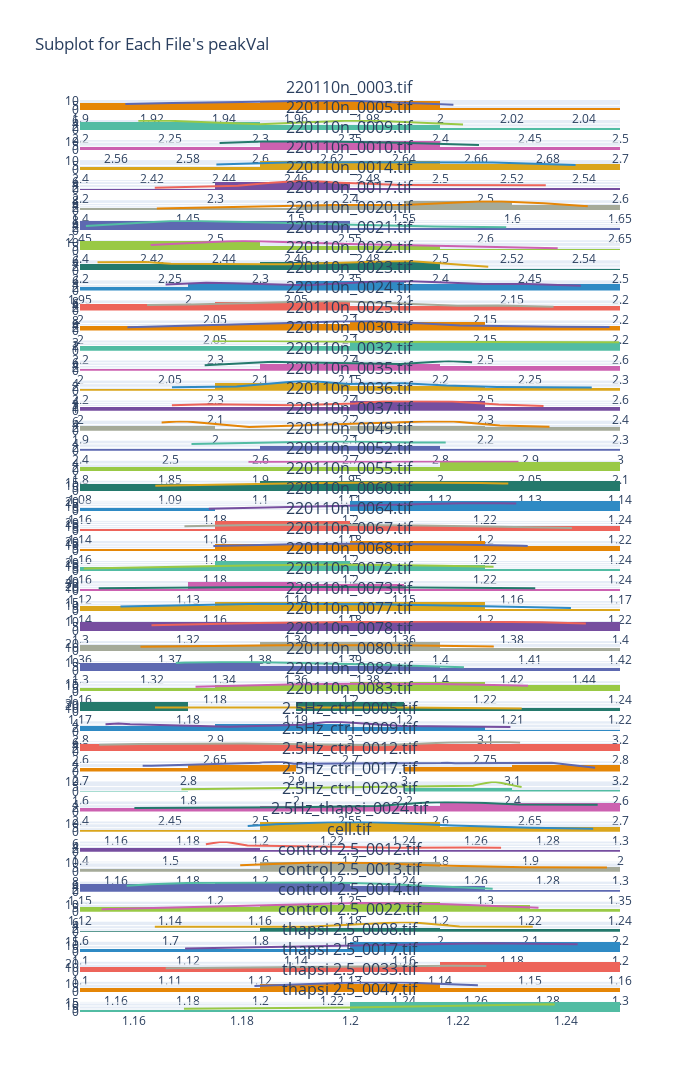

The notebook cell saved with this chart:
### Code cell
filenames = dfMaster.file.unique()
fig = make_subplots(
    rows=len(filenames), cols=1, subplot_titles=filenames
)  # Two columns creates staggering problems with plots

for index, file in enumerate(dfMaster.file.unique()):
    dfFile = dfMaster.loc[dfMaster["file"] == file]
    subset = dfFile["peakVal"]
    plotdf = pd.DataFrame({"subset": subset}).reset_index(drop=True)

    # KDE
    subset = subset.to_numpy().reshape(-1, 1)

    # Picking different bandwidth values, 0.01 -0.025 seems to yield meaningful results
    kde = KernelDensity(kernel="gaussian", bandwidth=0.02).fit(subset)
    log_dens = np.array(np.exp(kde.score_samples(subset))).reshape(-1, 1)
    plotdf["log_dens"] = log_dens
    plotdf = plotdf.sort_values(by=["subset"])

    fig.append_trace(
        go.Histogram(
            x=plotdf["subset"],
            histnorm="probability density",
            name=dfFile.condition.unique()[0],
        ),
        row=index + 1,
        col=1,
    )
    fig.append_trace(
        go.Scatter(
            x=plotdf["subset"], y=plotdf["log_dens"], mode="lines", name="Gaussian KDE"
        ),
        row=index + 1,
        col=1,
    )


fig.update_layout(
    height=7500,
    width=700,
    showlegend=False,
    colorway=px.colors.qualitative.Vivid,
    title_text="Subplot for Each File's peakVal",
)
fig.show()
display(dfFile)

### Figure 1 — Plotly figure (JSON) as saved in the notebook; plotly's stock layout.template omitted (floating-point values rounded to 4 significant figures)
{"data": [{"histnorm": "probability density", "name": "Control", "type": "histogram", "x": [1.913, 1.915, 1.926, 1.945, 1.965, 1.966, 1.968, 1.976, 2.0, 2.004], "xaxis": "x", "yaxis": "y"}, {"mode": "lines", "name": "Gaussian KDE", "type": "scatter", "x": [1.913, 1.915, 1.926, 1.945, 1.965, 1.966, 1.968, 1.976, 2.0, 2.004], "xaxis": "x", "y": [6.308, 6.637, 7.467, 8.514, 10.07, 10.1, 10.11, 9.769, 6.484, 5.768], "yaxis": "y"}, {"histnorm": "probability density", "name": "Control", "type": "histogram", "x": [2.232, 2.246, 2.3, 2.347, 2.364, 2.413], "xaxis": "x2", "yaxis": "y2"}, {"mode": "lines", "name": "Gaussian KDE", "type": "scatter", "x": [2.232, 2.246, 2.3, 2.347, 2.364, 2.413], "xaxis": "x2", "y": [5.944, 6.028, 3.647, 5.879, 5.853, 3.508], "yaxis": "y2"}, {"histnorm": "probability density", "name": "Control", "type": "histogram", "x": [2.589, 2.601, 2.618, 2.639, 2.661], "xaxis": "x3", "yaxis": "y3"}, {"mode": "lines", "name": "Gaussian KDE", "type": "scatter", "x": [2.589, 2.601, 2.618, 2.639, 2.661], "xaxis": "x3", "y": [8.853, 10.73, 10.8, 9.331, 6.646], "yaxis": "y3"}, {"histnorm": "probability density", "name": "Control", "type": "histogram", "x": [2.438, 2.457, 2.476, 2.498, 2.515, 2.538], "xaxis": "x4", "yaxis": "y4"}, {"mode": "lines", "name": "Gaussian KDE", "type": "scatter", "x": [2.438, 2.457, 2.476, 2.498, 2.515, 2.538], "xaxis": "x4", "y": [5.996, 7.984, 8.318, 8.413, 7.992, 5.552], "yaxis": "y4"}, {"histnorm": "probability density", "name": "Control", "type": "histogram", "x": [2.255, 2.317, 2.341, 2.355, 2.366, 2.383, 2.388, 2.433, 2.437, 2.536, 2.545], "xaxis": "x5", "yaxis": "y5"}, {"mode": "lines", "name": "Gaussian KDE", "type": "scatter", "x": [2.255, 2.317, 2.341, 2.355, 2.366, 2.383, 2.388, 2.433, 2.437, 2.536, 2.545], "xaxis": "x5", "y": [1.83, 3.07, 5.258, 6.294, 6.642, 5.954, 5.458, 3.814, 3.727, 3.462, 3.462], "yaxis": "y5"}, {"histnorm": "probability density", "name": "Control", "type": "histogram", "x": [1.436, 1.495, 1.507, 1.518, 1.55, 1.565, 1.58, 1.584, 1.595, 1.608, 1.615, 1.635], "xaxis": "x6", "yaxis": "y6"}, {"mode": "lines", "name": "Gaussian KDE", "type": "scatter", "x": [1.436, 1.495, 1.507, 1.518, 1.55, 1.565, 1.58, 1.584, 1.595, 1.608, 1.615, 1.635], "xaxis": "x6", "y": [1.685, 4.006, 4.68, 4.537, 4.69, 6.117, 7.371, 7.575, 7.622, 6.904, 6.243, 3.645], "yaxis": "y6"}, {"histnorm": "probability density", "name": "Control", "type": "histogram", "x": [2.452, 2.478, 2.483, 2.49, 2.502, 2.519, 2.534, 2.547, 2.581, 2.608], "xaxis": "x7", "yaxis": "y7"}, {"mode": "lines", "name": "Gaussian KDE", "type": "scatter", "x": [2.452, 2.478, 2.483, 2.49, 2.502, 2.519, 2.534, 2.547, 2.581, 2.608], "xaxis": "x7", "y": [3.87, 7.725, 8.197, 8.465, 8.123, 7.005, 6.071, 5.077, 3.426, 2.819], "yaxis": "y7"}, {"histnorm": "probability density", "name": "Control", "type": "histogram", "x": [2.42, 2.439, 2.441, 2.445, 2.446, 2.45, 2.475, 2.49, 2.496, 2.533], "xaxis": "x8", "yaxis": "y8"}, {"mode": "lines", "name": "Gaussian KDE", "type": "scatter", "x": [2.42, 2.439, 2.441, 2.445, 2.446, 2.45, 2.475, 2.49, 2.496, 2.533], "xaxis": "x8", "y": [6.753, 11.25, 11.45, 11.6, 11.59, 11.44, 7.949, 6.411, 5.787, 2.588], "yaxis": "y8"}, {"histnorm": "probability density", "name": "Control", "type": "histogram", "x": [2.21, 2.211, 2.236, 2.25, 2.308, 2.316, 2.374, 2.378, 2.383, 2.427], "xaxis": "x9", "yaxis": "y9"}, {"mode": "lines", "name": "Gaussian KDE", "type": "scatter", "x": [2.21, 2.211, 2.236, 2.25, 2.308, 2.316, 2.374, 2.378, 2.383, 2.427], "xaxis": "x9", "y": [5.052, 5.152, 5.26, 4.134, 3.892, 3.902, 5.822, 6.004, 5.92, 2.342], "yaxis": "y9"}, {"histnorm": "probability density", "name": "Control", "type": "histogram", "x": [1.99, 2.008, 2.021, 2.055, 2.09, 2.096, 2.104, 2.137, 2.157, 2.182], "xaxis": "x10", "yaxis": "y10"}, {"mode": "lines", "name": "Gaussian KDE", "type": "scatter", "x": [1.99, 2.008, 2.021, 2.055, 2.09, 2.096, 2.104, 2.137, 2.157, 2.182], "xaxis": "x10", "y": [3.873, 5.051, 4.695, 3.395, 6.023, 6.249, 6.055, 4.215, 4.184, 3.097], "yaxis": "y10"}, {"histnorm": "probability density", "name": "Control", "type": "histogram", "x": [2.025, 2.032, 2.041, 2.079, 2.085, 2.092, 2.098, 2.104, 2.14, 2.155, 2.175], "xaxis": "x11", "yaxis": "y11"}, {"mode": "lines", "name": "Gaussian KDE", "type": "scatter", "x": [2.025, 2.032, 2.041, 2.079, 2.085, 2.092, 2.098, 2.104, 2.14, 2.155, 2.175], "xaxis": "x11", "y": [4.917, 5.366, 5.358, 7.465, 8.141, 8.437, 8.134, 7.507, 4.256, 4.368, 3.273], "yaxis": "y11"}, {"histnorm": "probability density", "name": "Control", "type": "histogram", "x": [2.018, 2.046, 2.058, 2.085, 2.096, 2.103, 2.108, 2.121, 2.141, 2.177, 2.196], "xaxis": "x12", "yaxis": "y12"}, {"mode": "lines", "name": "Gaussian KDE", "type": "scatter", "x": [2.018, 2.046, 2.058, 2.085, 2.096, 2.103, 2.108, 2.121, 2.141, 2.177, 2.196], "xaxis": "x12", "y": [2.738, 4.405, 4.809, 6.884, 7.92, 8.177, 8.068, 6.895, 4.274, 3.351, 2.996], "yaxis": "y12"}, {"histnorm": "probability density", "name": "Control", "type": "histogram", "x": [2.298, 2.338, 2.406, 2.457, 2.536, 2.599], "xaxis": "x13", "yaxis": "y13"}, {"mode": "lines", "name": "Gaussian KDE", "type": "scatter", "x": [2.298, 2.338, 2.406, 2.457, 2.536, 2.599], "xaxis": "x13", "y": [3.784, 3.795, 3.455, 3.446, 3.348, 3.347], "yaxis": "y13"}, {"histnorm": "probability density", "name": "Control", "type": "histogram", "x": [2.069, 2.107, 2.117, 2.178, 2.205, 2.218], "xaxis": "x14", "yaxis": "y14"}, {"mode": "lines", "name": "Gaussian KDE", "type": "scatter", "x": [2.069, 2.107, 2.117, 2.178, 2.205, 2.218], "xaxis": "x14", "y": [4.067, 6.825, 6.49, 5.206, 7.385, 6.473], "yaxis": "y14"}, {"histnorm": "probability density", "name": "Control", "type": "histogram", "x": [2.268, 2.316, 2.353, 2.364, 2.373, 2.399, 2.433, 2.439, 2.471, 2.509, 2.579], "xaxis": "x15", "yaxis": "y15"}, {"mode": "lines", "name": "Gaussian KDE", "type": "scatter", "x": [2.268, 2.316, 2.353, 2.364, 2.373, 2.399, 2.433, 2.439, 2.471, 2.509, 2.579], "xaxis": "x15", "y": [1.917, 2.388, 4.897, 5.499, 5.377, 3.782, 4.267, 4.283, 2.918, 2.134, 1.817], "yaxis": "y15"}, {"histnorm": "probability density", "name": "Control", "type": "histogram", "x": [2.068, 2.095, 2.128, 2.158, 2.204, 2.225, 2.238, 2.271, 2.276, 2.31, 2.343], "xaxis": "x16", "yaxis": "y16"}, {"mode": "lines", "name": "Gaussian KDE", "type": "scatter", "x": [2.068, 2.095, 2.128, 2.158, 2.204, 2.225, 2.238, 2.271, 2.276, 2.31, 2.343], "xaxis": "x16", "y": [2.553, 3.018, 2.884, 2.546, 3.434, 4.539, 4.497, 4.449, 4.369, 2.934, 2.28], "yaxis": "y16"}, {"histnorm": "probability density", "name": "Control", "type": "histogram", "x": [1.96, 1.974, 1.979, 2.025, 2.161, 2.161, 2.177, 2.211, 2.248], "xaxis": "x17", "yaxis": "y17"}, {"mode": "lines", "name": "Gaussian KDE", "type": "scatter", "x": [1.96, 1.974, 1.979, 2.025, 2.161, 2.161, 2.177, 2.211, 2.248], "xaxis": "x17", "y": [5.395, 6.194, 5.929, 2.471, 6.169, 6.169, 6.007, 3.344, 2.633], "yaxis": "y17"}, {"histnorm": "probability density", "name": "Control", "type": "histogram", "x": [2.524, 2.661, 2.688, 2.77, 2.806], "xaxis": "x18", "yaxis": "y18"}, {"mode": "lines", "name": "Gaussian KDE", "type": "scatter", "x": [2.524, 2.661, 2.688, 2.77, 2.806], "xaxis": "x18", "y": [3.989, 5.527, 5.528, 4.737, 4.736], "yaxis": "y18"}, {"histnorm": "probability density", "name": "Control", "type": "histogram", "x": [1.894, 1.938, 2.003, 2.044], "xaxis": "x19", "yaxis": "y19"}, {"mode": "lines", "name": "Gaussian KDE", "type": "scatter", "x": [1.894, 1.938, 2.003, 2.044], "xaxis": "x19", "y": [5.422, 5.446, 5.653, 5.629], "yaxis": "y19"}, {"histnorm": "probability density", "name": "Thapsigargin", "type": "histogram", "x": [1.088, 1.09, 1.095, 1.106, 1.115, 1.117, 1.119, 1.125, 1.127, 1.127, 1.128], "xaxis": "x20", "yaxis": "y20"}, {"mode": "lines", "name": "Gaussian KDE", "type": "scatter", "x": [1.088, 1.09, 1.095, 1.106, 1.115, 1.117, 1.119, 1.125, 1.127, 1.127, 1.128], "xaxis": "x20", "y": [9.667, 10.3, 12.05, 14.9, 15.88, 15.85, 15.69, 14.84, 14.22, 14.19, 14.06], "yaxis": "y20"}, {"histnorm": "probability density", "name": "Thapsigargin", "type": "histogram", "x": [1.179, 1.216, 1.216, 1.217, 1.222, 1.224, 1.225], "xaxis": "x21", "yaxis": "y21"}, {"mode": "lines", "name": "Gaussian KDE", "type": "scatter", "x": [1.179, 1.216, 1.216, 1.217, 1.222, 1.224, 1.225], "xaxis": "x21", "y": [5.12, 17.0, 17.01, 17.08, 16.95, 16.73, 16.54], "yaxis": "y21"}, {"histnorm": "probability density", "name": "Thapsigargin", "type": "histogram", "x": [1.155, 1.165, 1.165, 1.165, 1.175, 1.183, 1.19, 1.2, 1.213], "xaxis": "x22", "yaxis": "y22"}, {"mode": "lines", "name": "Gaussian KDE", "type": "scatter", "x": [1.155, 1.165, 1.165, 1.165, 1.175, 1.183, 1.19, 1.2, 1.213], "xaxis": "x22", "y": [11.04, 13.59, 13.66, 13.69, 14.53, 13.86, 12.61, 10.19, 6.739], "yaxis": "y22"}, {"histnorm": "probability density", "name": "Thapsigargin", "type": "histogram", "x": [1.18, 1.183, 1.191, 1.192, 1.201, 1.207, 1.211, 1.215, 1.225, 1.226], "xaxis": "x23", "yaxis": "y23"}, {"mode": "lines", "name": "Gaussian KDE", "type": "scatter", "x": [1.18, 1.183, 1.191, 1.192, 1.201, 1.207, 1.211, 1.215, 1.225, 1.226], "xaxis": "x23", "y": [10.57, 11.51, 13.78, 13.91, 15.04, 14.94, 14.39, 13.69, 10.8, 10.49], "yaxis": "y23"}, {"histnorm": "probability density", "name": "Thapsigargin", "type": "histogram", "x": [1.161, 1.176, 1.181, 1.187, 1.196, 1.197, 1.198, 1.206, 1.214, 1.215, 1.221], "xaxis": "x24", "yaxis": "y24"}, {"mode": "lines", "name": "Gaussian KDE", "type": "scatter", "x": [1.161, 1.176, 1.181, 1.187, 1.196, 1.197, 1.198, 1.206, 1.214, 1.215, 1.221], "xaxis": "x24", "y": [6.277, 10.93, 12.38, 13.64, 14.73, 14.74, 14.75, 14.14, 12.45, 11.93, 9.998], "yaxis": "y24"}, {"histnorm": "probability density", "name": "Thapsigargin", "type": "histogram", "x": [1.122, 1.132, 1.135, 1.137, 1.137, 1.144, 1.147, 1.15, 1.158, 1.162], "xaxis": "x25", "yaxis": "y25"}, {"mode": "lines", "name": "Gaussian KDE", "type": "scatter", "x": [1.122, 1.132, 1.135, 1.137, 1.137, 1.144, 1.147, 1.15, 1.158, 1.162], "xaxis": "x25", "y": [11.63, 15.62, 16.35, 16.66, 16.66, 17.02, 16.72, 16.24, 13.5, 11.96], "yaxis": "y25"}, {"histnorm": "probability density", "name": "Thapsigargin", "type": "histogram", "x": [1.146, 1.157, 1.163, 1.163, 1.166, 1.167, 1.184, 1.186, 1.189, 1.196, 1.213], "xaxis": "x26", "yaxis": "y26"}, {"mode": "lines", "name": "Gaussian KDE", "type": "scatter", "x": [1.146, 1.157, 1.163, 1.163, 1.166, 1.167, 1.184, 1.186, 1.189, 1.196, 1.213], "xaxis": "x26", "y": [8.856, 12.12, 13.39, 13.5, 13.9, 13.96, 13.13, 12.64, 12.18, 10.29, 5.863], "yaxis": "y26"}, {"histnorm": "probability density", "name": "Thapsigargin", "type": "histogram", "x": [1.313, 1.333, 1.35, 1.368, 1.386, 1.394], "xaxis": "x27", "yaxis": "y27"}, {"mode": "lines", "name": "Gaussian KDE", "type": "scatter", "x": [1.313, 1.333, 1.35, 1.368, 1.386, 1.394], "xaxis": "x27", "y": [6.1, 8.601, 9.481, 10.0, 9.376, 8.132], "yaxis": "y27"}, {"histnorm": "probability density", "name": "Thapsigargin", "type": "histogram", "x": [1.367, 1.375, 1.383, 1.395, 1.398, 1.406], "xaxis": "x28", "yaxis": "y28"}, {"mode": "lines", "name": "Gaussian KDE", "type": "scatter", "x": [1.367, 1.375, 1.383, 1.395, 1.398, 1.406], "xaxis": "x28", "y": [11.49, 14.26, 15.78, 15.45, 14.98, 12.43], "yaxis": "y28"}, {"histnorm": "probability density", "name": "Thapsigargin", "type": "histogram", "x": [1.327, 1.329, 1.345, 1.362, 1.377, 1.407], "xaxis": "x29", "yaxis": "y29"}, {"mode": "lines", "name": "Gaussian KDE", "type": "scatter", "x": [1.327, 1.329, 1.345, 1.362, 1.377, 1.407], "xaxis": "x29", "y": [9.626, 10.09, 11.13, 9.883, 8.153, 4.79], "yaxis": "y29"}, {"histnorm": "probability density", "name": "Thapsigargin", "type": "histogram", "x": [1.177, 1.188, 1.192, 1.202, 1.209, 1.213, 1.223, 1.226], "xaxis": "x30", "yaxis": "y30"}, {"mode": "lines", "name": "Gaussian KDE", "type": "scatter", "x": [1.177, 1.188, 1.192, 1.202, 1.209, 1.213, 1.223, 1.226], "xaxis": "x30", "y": [9.184, 12.46, 13.6, 14.91, 14.84, 14.34, 11.94, 10.91], "yaxis": "y30"}, {"histnorm": "probability density", "name": "Thapsigargin", "type": "histogram", "x": [1.177, 1.177, 1.179, 1.19, 1.191, 1.192, 1.2, 1.211], "xaxis": "x31", "yaxis": "y31"}, {"mode": "lines", "name": "Gaussian KDE", "type": "scatter", "x": [1.177, 1.177, 1.179, 1.19, 1.191, 1.192, 1.2, 1.211], "xaxis": "x31", "y": [15.21, 15.23, 15.88, 17.29, 17.25, 17.18, 15.37, 11.05], "yaxis": "y31"}, {"histnorm": "probability density", "name": "Control", "type": "histogram", "x": [2.819, 2.829, 2.837, 2.893, 2.911, 2.965, 2.984, 2.993, 2.993, 3.038, 3.054, 3.099, 3.119], "xaxis": "x32", "yaxis": "y32"}, {"mode": "lines", "name": "Gaussian KDE", "type": "scatter", "x": [2.819, 2.829, 2.837, 2.893, 2.911, 2.965, 2.984, 2.993, 2.993, 3.038, 3.054, 3.099, 3.119], "xaxis": "x32", "y": [3.913, 4.306, 3.973, 2.631, 2.633, 3.705, 5.31, 5.16, 5.134, 2.961, 2.816, 2.612, 2.488], "yaxis": "y32"}, {"histnorm": "probability density", "name": "Control", "type": "histogram", "x": [2.607, 2.622, 2.661, 2.666, 2.712, 2.736, 2.758, 2.763], "xaxis": "x33", "yaxis": "y33"}, {"mode": "lines", "name": "Gaussian KDE", "type": "scatter", "x": [2.607, 2.622, 2.661, 2.666, 2.712, 2.736, 2.758, 2.763], "xaxis": "x33", "y": [4.478, 4.983, 5.445, 5.332, 4.216, 6.129, 6.507, 6.026], "yaxis": "y33"}, {"histnorm": "probability density", "name": "Control", "type": "histogram", "x": [2.758, 2.766, 2.866, 2.87, 2.887, 2.898, 3.034, 3.04, 3.047, 3.126, 3.127, 3.137, 3.177], "xaxis": "x34", "yaxis": "y34"}, {"mode": "lines", "name": "Gaussian KDE", "type": "scatter", "x": [2.758, 2.766, 2.866, 2.87, 2.887, 2.898, 3.034, 3.04, 3.047, 3.126, 3.127, 3.137, 3.177], "xaxis": "x34", "y": [2.94, 2.94, 4.375, 4.71, 4.837, 3.852, 4.239, 4.438, 4.202, 4.43, 4.498, 4.412, 1.864], "yaxis": "y34"}, {"histnorm": "probability density", "name": "Control", "type": "histogram", "x": [1.788, 2.328, 2.334, 2.36, 2.362, 2.37, 2.379, 2.404, 2.418], "xaxis": "x35", "yaxis": "y35"}, {"mode": "lines", "name": "Gaussian KDE", "type": "scatter", "x": [1.788, 2.328, 2.334, 2.36, 2.362, 2.37, 2.379, 2.404, 2.418], "xaxis": "x35", "y": [2.216, 5.795, 6.712, 9.623, 9.697, 9.598, 8.885, 5.947, 4.496], "yaxis": "y35"}, {"histnorm": "probability density", "name": "Control", "type": "histogram", "x": [2.43, 2.483, 2.52, 2.565, 2.592, 2.603, 2.622, 2.644, 2.677, 2.688], "xaxis": "x36", "yaxis": "y36"}, {"mode": "lines", "name": "Gaussian KDE", "type": "scatter", "x": [2.43, 2.483, 2.52, 2.565, 2.592, 2.603, 2.622, 2.644, 2.677, 2.688], "xaxis": "x36", "y": [2.058, 2.42, 2.508, 3.303, 5.25, 5.588, 5.146, 4.111, 4.275, 3.932], "yaxis": "y36"}, {"histnorm": "probability density", "name": "TG", "type": "histogram", "x": [1.197, 1.204, 1.219, 1.224, 1.228, 1.228, 1.235, 1.254, 1.275, 1.293], "xaxis": "x37", "yaxis": "y37"}, {"mode": "lines", "name": "Gaussian KDE", "type": "scatter", "x": [1.197, 1.204, 1.219, 1.224, 1.228, 1.228, 1.235, 1.254, 1.275, 1.293], "xaxis": "x37", "y": [7.199, 9.304, 12.04, 12.29, 12.21, 12.17, 11.35, 7.725, 5.099, 3.735], "yaxis": "y37"}, {"histnorm": "probability density", "name": "Control", "type": "histogram", "x": [1.54, 1.555, 1.563, 1.586, 1.752, 1.786, 1.831, 1.868], "xaxis": "x38", "yaxis": "y38"}, {"mode": "lines", "name": "Gaussian KDE", "type": "scatter", "x": [1.54, 1.555, 1.563, 1.586, 1.752, 1.786, 1.831, 1.868], "xaxis": "x38", "y": [5.799, 7.411, 7.353, 4.71, 3.091, 3.288, 3.141, 2.943], "yaxis": "y38"}, {"histnorm": "probability density", "name": "Control", "type": "histogram", "x": [1.194, 1.196, 1.215, 1.217, 1.217, 1.231, 1.235, 1.249, 1.273, 1.296, 1.296], "xaxis": "x39", "yaxis": "y39"}, {"mode": "lines", "name": "Gaussian KDE", "type": "scatter", "x": [1.194, 1.196, 1.215, 1.217, 1.217, 1.231, 1.235, 1.249, 1.273, 1.296, 1.296], "xaxis": "x39", "y": [7.274, 7.686, 10.49, 10.57, 10.57, 9.819, 9.246, 7.044, 5.177, 4.75, 4.703], "yaxis": "y39"}, {"histnorm": "probability density", "name": "Control", "type": "histogram", "x": [1.167, 1.176, 1.19, 1.19, 1.203, 1.222, 1.227, 1.232, 1.239, 1.261, 1.266, 1.269, 1.303], "xaxis": "x40", "yaxis": "y40"}, {"mode": "lines", "name": "Gaussian KDE", "type": "scatter", "x": [1.167, 1.176, 1.19, 1.19, 1.203, 1.222, 1.227, 1.232, 1.239, 1.261, 1.266, 1.269, 1.303], "xaxis": "x40", "y": [4.952, 6.221, 7.263, 7.263, 7.528, 7.886, 7.932, 7.919, 7.769, 6.609, 6.132, 5.857, 2.37], "yaxis": "y40"}, {"histnorm": "probability density", "name": "Control", "type": "histogram", "x": [1.125, 1.139, 1.152, 1.156, 1.166, 1.172, 1.179, 1.182, 1.182, 1.192, 1.193, 1.201, 1.202, 1.209, 1.222], "xaxis": "x41", "yaxis": "y41"}, {"mode": "lines", "name": "Gaussian KDE", "type": "scatter", "x": [1.125, 1.139, 1.152, 1.156, 1.166, 1.172, 1.179, 1.182, 1.182, 1.192, 1.193, 1.201, 1.202, 1.209, 1.222], "xaxis": "x41", "y": [3.597, 5.728, 8.066, 8.713, 10.46, 11.23, 11.86, 12.01, 12.01, 11.71, 11.63, 10.46, 10.31, 8.575, 5.449], "yaxis": "y41"}, {"histnorm": "probability density", "name": "Control", "type": "histogram", "x": [1.683, 1.854, 1.956, 1.968, 2.022, 2.103], "xaxis": "x42", "yaxis": "y42"}, {"mode": "lines", "name": "Gaussian KDE", "type": "scatter", "x": [1.683, 1.854, 1.956, 1.968, 2.022, 2.103], "xaxis": "x42", "y": [3.325, 3.325, 6.106, 6.183, 3.433, 3.325], "yaxis": "y42"}, {"histnorm": "probability density", "name": "TG", "type": "histogram", "x": [1.119, 1.174, 1.175, 1.192], "xaxis": "x43", "yaxis": "y43"}, {"mode": "lines", "name": "Gaussian KDE", "type": "scatter", "x": [1.119, 1.174, 1.175, 1.192], "xaxis": "x43", "y": [5.214, 13.43, 13.54, 11.81], "yaxis": "y43"}, {"histnorm": "probability density", "name": "TG", "type": "histogram", "x": [1.11, 1.136, 1.141, 1.145], "xaxis": "x44", "yaxis": "y44"}, {"mode": "lines", "name": "Gaussian KDE", "type": "scatter", "x": [1.11, 1.136, 1.141, 1.145], "xaxis": "x44", "y": [9.483, 16.36, 16.09, 15.4], "yaxis": "y44"}, {"histnorm": "probability density", "name": "TG", "type": "histogram", "x": [1.198, 1.226, 1.238, 1.261], "xaxis": "x45", "yaxis": "y45"}, {"mode": "lines", "name": "Gaussian KDE", "type": "scatter", "x": [1.198, 1.226, 1.238, 1.261], "xaxis": "x45", "y": [7.703, 12.18, 12.47, 8.763], "yaxis": "y45"}, {"histnorm": "probability density", "name": "TG", "type": "histogram", "x": [1.169, 1.2, 1.237, 1.237, 1.238], "xaxis": "x46", "yaxis": "y46"}, {"mode": "lines", "name": "Gaussian KDE", "type": "scatter", "x": [1.169, 1.2, 1.237, 1.237, 1.238], "xaxis": "x46", "y": [5.247, 7.297, 12.7, 12.67, 12.64], "yaxis": "y46"}], "layout": {"annotations": [{"font": {"size": 16}, "showarrow": false, "text": "220110n_0003.tif", "x": 0.5, "xanchor": "center", "xref": "paper", "y": 1.0, "yanchor": "bottom", "yref": "paper"}, {"font": {"size": 16}, "showarrow": false, "text": "220110n_0005.tif", "x": 0.5, "xanchor": "center", "xref": "paper", "y": 0.978, "yanchor": "bottom", "yref": "paper"}, {"font": {"size": 16}, "showarrow": false, "text": "220110n_0009.tif", "x": 0.5, "xanchor": "center", "xref": "paper", "y": 0.956, "yanchor": "bottom", "yref": "paper"}, {"font": {"size": 16}, "showarrow": false, "text": "220110n_0010.tif", "x": 0.5, "xanchor": "center", "xref": "paper", "y": 0.9341, "yanchor": "bottom", "yref": "paper"}, {"font": {"size": 16}, "showarrow": false, "text": "220110n_0014.tif", "x": 0.5, "xanchor": "center", "xref": "paper", "y": 0.9121, "yanchor": "bottom", "yref": "paper"}, {"font": {"size": 16}, "showarrow": false, "text": "220110n_0017.tif", "x": 0.5, "xanchor": "center", "xref": "paper", "y": 0.8901, "yanchor": "bottom", "yref": "paper"}, {"font": {"size": 16}, "showarrow": false, "text": "220110n_0020.tif", "x": 0.5, "xanchor": "center", "xref": "paper", "y": 0.8681, "yanchor": "bottom", "yref": "paper"}, {"font": {"size": 16}, "showarrow": false, "text": "220110n_0021.tif", "x": 0.5, "xanchor": "center", "xref": "paper", "y": 0.8462, "yanchor": "bottom", "yref": "paper"}, {"font": {"size": 16}, "showarrow": false, "text": "220110n_0022.tif", "x": 0.5, "xanchor": "center", "xref": "paper", "y": 0.8242, "yanchor": "bottom", "yref": "paper"}, {"font": {"size": 16}, "showarrow": false, "text": "220110n_0023.tif", "x": 0.5, "xanchor": "center", "xref": "paper", "y": 0.8022, "yanchor": "bottom", "yref": "paper"}, {"font": {"size": 16}, "showarrow": false, "text": "220110n_0024.tif", "x": 0.5, "xanchor": "center", "xref": "paper", "y": 0.7802, "yanchor": "bottom", "yref": "paper"}, {"font": {"size": 16}, "showarrow": false, "text": "220110n_0025.tif", "x": 0.5, "xanchor": "center", "xref": "paper", "y": 0.7583, "yanchor": "bottom", "yref": "paper"}, {"font": {"size": 16}, "showarrow": false, "text": "220110n_0030.tif", "x": 0.5, "xanchor": "center", "xref": "paper", "y": 0.7363, "yanchor": "bottom", "yref": "paper"}, {"font": {"size": 16}, "showarrow": false, "text": "220110n_0032.tif", "x": 0.5, "xanchor": "center", "xref": "paper", "y": 0.7143, "yanchor": "bottom", "yref": "paper"}, {"font": {"size": 16}, "showarrow": false, "text": "220110n_0035.tif", "x": 0.5, "xanchor": "center", "xref": "paper", "y": 0.6923, "yanchor": "bottom", "yref": "paper"}, {"font": {"size": 16}, "showarrow": false, "text": "220110n_0036.tif", "x": 0.5, "xanchor": "center", "xref": "paper", "y": 0.6704, "yanchor": "bottom", "yref": "paper"}, {"font": {"size": 16}, "showarrow": false, "text": "220110n_0037.tif", "x": 0.5, "xanchor": "center", "xref": "paper", "y": 0.6484, "yanchor": "bottom", "yref": "paper"}, {"font": {"size": 16}, "showarrow": false, "text": "220110n_0049.tif", "x": 0.5, "xanchor": "center", "xref": "paper", "y": 0.6264, "yanchor": "bottom", "yref": "paper"}, {"font": {"size": 16}, "showarrow": false, "text": "220110n_0052.tif", "x": 0.5, "xanchor": "center", "xref": "paper", "y": 0.6044, "yanchor": "bottom", "yref": "paper"}, {"font": {"size": 16}, "showarrow": false, "text": "220110n_0055.tif", "x": 0.5, "xanchor": "center", "xref": "paper", "y": 0.5825, "yanchor": "bottom", "yref": "paper"}, {"font": {"size": 16}, "showarrow": false, "text": "220110n_0060.tif", "x": 0.5, "xanchor": "center", "xref": "paper", "y": 0.5605, "yanchor": "bottom", "yref": "paper"}, {"font": {"size": 16}, "showarrow": false, "text": "220110n_0064.tif", "x": 0.5, "xanchor": "center", "xref": "paper", "y": 0.5385, "yanchor": "bottom", "yref": "paper"}, {"font": {"size": 16}, "showarrow": false, "text": "220110n_0067.tif", "x": 0.5, "xanchor": "center", "xref": "paper", "y": 0.5165, "yanchor": "bottom", "yref": "paper"}, {"font": {"size": 16}, "showarrow": false, "text": "220110n_0068.tif", "x": 0.5, "xanchor": "center", "xref": "paper", "y": 0.4946, "yanchor": "bottom", "yref": "paper"}, {"font": {"size": 16}, "showarrow": false, "text": "220110n_0072.tif", "x": 0.5, "xanchor": "center", "xref": "paper", "y": 0.4726, "yanchor": "bottom", "yref": "paper"}, {"font": {"size": 16}, "showarrow": false, "text": "220110n_0073.tif", "x": 0.5, "xanchor": "center", "xref": "paper", "y": 0.4506, "yanchor": "bottom", "yref": "paper"}, {"font": {"size": 16}, "showarrow": false, "text": "220110n_0077.tif", "x": 0.5, "xanchor": "center", "xref": "paper", "y": 0.4286, "yanchor": "bottom", "yref": "paper"}, {"font": {"size": 16}, "showarrow": false, "text": "220110n_0078.tif", "x": 0.5, "xanchor": "center", "xref": "paper", "y": 0.4067, "yanchor": "bottom", "yref": "paper"}, {"font": {"size": 16}, "showarrow": false, "text": "220110n_0080.tif", "x": 0.5, "xanchor": "center", "xref": "paper", "y": 0.3847, "yanchor": "bottom", "yref": "paper"}, {"font": {"size": 16}, "showarrow": false, "text": "220110n_0082.tif", "x": 0.5, "xanchor": "center", "xref": "paper", "y": 0.3627, "yanchor": "bottom", "yref": "paper"}, {"font": {"size": 16}, "showarrow": false, "text": "220110n_0083.tif", "x": 0.5, "xanchor": "center", "xref": "paper", "y": 0.3407, "yanchor": "bottom", "yref": "paper"}, {"font": {"size": 16}, "showarrow": false, "text": "2.5Hz_ctrl_0005.tif", "x": 0.5, "xanchor": "center", "xref": "paper", "y": 0.3188, "yanchor": "bottom", "yref": "paper"}, {"font": {"size": 16}, "showarrow": false, "text": "2.5Hz_ctrl_0009.tif", "x": 0.5, "xanchor": "center", "xref": "paper", "y": 0.2968, "yanchor": "bottom", "yref": "paper"}, {"font": {"size": 16}, "showarrow": false, "text": "2.5Hz_ctrl_0012.tif", "x": 0.5, "xanchor": "center", "xref": "paper", "y": 0.2748, "yanchor": "bottom", "yref": "paper"}, {"font": {"size": 16}, "showarrow": false, "text": "2.5Hz_ctrl_0017.tif", "x": 0.5, "xanchor": "center", "xref": "paper", "y": 0.2528, "yanchor": "bottom", "yref": "paper"}, {"font": {"size": 16}, "showarrow": false, "text": "2.5Hz_ctrl_0028.tif", "x": 0.5, "xanchor": "center", "xref": "paper", "y": 0.2309, "yanchor": "bottom", "yref": "paper"}, {"font": {"size": 16}, "showarrow": false, "text": "2.5Hz_thapsi_0024.tif", "x": 0.5, "xanchor": "center", "xref": "paper", "y": 0.2089, "yanchor": "bottom", "yref": "paper"}, {"font": {"size": 16}, "showarrow": false, "text": "cell.tif", "x": 0.5, "xanchor": "center", "xref": "paper", "y": 0.1869, "yanchor": "bottom", "yref": "paper"}, {"font": {"size": 16}, "showarrow": false, "text": "control 2.5_0012.tif", "x": 0.5, "xanchor": "center", "xref": "paper", "y": 0.1649, "yanchor": "bottom", "yref": "paper"}, {"font": {"size": 16}, "showarrow": false, "text": "control 2.5_0013.tif", "x": 0.5, "xanchor": "center", "xref": "paper", "y": 0.143, "yanchor": "bottom", "yref": "paper"}, {"font": {"size": 16}, "showarrow": false, "text": "control 2.5_0014.tif", "x": 0.5, "xanchor": "center", "xref": "paper", "y": 0.121, "yanchor": "bottom", "yref": "paper"}, {"font": {"size": 16}, "showarrow": false, "text": "control 2.5_0022.tif", "x": 0.5, "xanchor": "center", "xref": "paper", "y": 0.09901, "yanchor": "bottom", "yref": "paper"}, {"font": {"size": 16}, "showarrow": false, "text": "thapsi 2.5_0008.tif", "x": 0.5, "xanchor": "center", "xref": "paper", "y": 0.07703, "yanchor": "bottom", "yref": "paper"}, {"font": {"size": 16}, "showarrow": false, "text": "thapsi 2.5_0017.tif", "x": 0.5, "xanchor": "center", "xref": "paper", "y": 0.05506, "yanchor": "bottom", "yref": "paper"}, {"font": {"size": 16}, "showarrow": false, "text": "thapsi 2.5_0033.tif", "x": 0.5, "xanchor": "center", "xref": "paper", "y": 0.03308, "yanchor": "bottom", "yref": "paper"}, {"font": {"size": 16}, "showarrow": false, "text": "thapsi 2.5_0047.tif", "x": 0.5, "xanchor": "center", "xref": "paper", "y": 0.01111, "yanchor": "bottom", "yref": "paper"}], "colorway": ["rgb(229, 134, 6)", "rgb(93, 105, 177)", "rgb(82, 188, 163)", "rgb(153, 201, 69)", "rgb(204, 97, 176)", "rgb(36, 121, 108)", "rgb(218, 165, 27)", "rgb(47, 138, 196)", "rgb(118, 78, 159)", "rgb(237, 100, 90)", "rgb(165, 170, 153)"], "height": 7500, "showlegend": false, "title": {"text": "Subplot for Each File's peakVal"}, "width": 700, "xaxis": {"anchor": "y", "domain": [0, 1]}, "xaxis10": {"anchor": "y10", "domain": [0, 1]}, "xaxis11": {"anchor": "y11", "domain": [0, 1]}, "xaxis12": {"anchor": "y12", "domain": [0, 1]}, "xaxis13": {"anchor": "y13", "domain": [0, 1]}, "xaxis14": {"anchor": "y14", "domain": [0, 1]}, "xaxis15": {"anchor": "y15", "domain": [0, 1]}, "xaxis16": {"anchor": "y16", "domain": [0, 1]}, "xaxis17": {"anchor": "y17", "domain": [0, 1]}, "xaxis18": {"anchor": "y18", "domain": [0, 1]}, "xaxis19": {"anchor": "y19", "domain": [0, 1]}, "xaxis2": {"anchor": "y2", "domain": [0, 1]}, "xaxis20": {"anchor": "y20", "domain": [0, 1]}, "xaxis21": {"anchor": "y21", "domain": [0, 1]}, "xaxis22": {"anchor": "y22", "domain": [0, 1]}, "xaxis23": {"anchor": "y23", "domain": [0, 1]}, "xaxis24": {"anchor": "y24", "domain": [0, 1]}, "xaxis25": {"anchor": "y25", "domain": [0, 1]}, "xaxis26": {"anchor": "y26", "domain": [0, 1]}, "xaxis27": {"anchor": "y27", "domain": [0, 1]}, "xaxis28": {"anchor": "y28", "domain": [0, 1]}, "xaxis29": {"anchor": "y29", "domain": [0, 1]}, "xaxis3": {"anchor": "y3", "domain": [0, 1]}, "xaxis30": {"anchor": "y30", "domain": [0, 1]}, "xaxis31": {"anchor": "y31", "domain": [0, 1]}, "xaxis32": {"anchor": "y32", "domain": [0, 1]}, "xaxis33": {"anchor": "y33", "domain": [0, 1]}, "xaxis34": {"anchor": "y34", "domain": [0, 1]}, "xaxis35": {"anchor": "y35", "domain": [0, 1]}, "xaxis36": {"anchor": "y36", "domain": [0, 1]}, "xaxis37": {"anchor": "y37", "domain": [0, 1]}, "xaxis38": {"anchor": "y38", "domain": [0, 1]}, "xaxis39": {"anchor": "y39", "domain": [0, 1]}, "xaxis4": {"anchor": "y4", "domain": [0, 1]}, "xaxis40": {"anchor": "y40", "domain": [0, 1]}, "xaxis41": {"anchor": "y41", "domain": [0, 1]}, "xaxis42": {"anchor": "y42", "domain": [0, 1]}, "xaxis43": {"anchor": "y43", "domain": [0, 1]}, "xaxis44": {"anchor": "y44", "domain": [0, 1]}, "xaxis45": {"anchor": "y45", "domain": [0, 1]}, "xaxis46": {"anchor": "y46", "domain": [0, 1]}, "xaxis5": {"anchor": "y5", "domain": [0, 1]}, "xaxis6": {"anchor": "y6", "domain": [0, 1]}, "xaxis7": {"anchor": "y7", "domain": [0, 1]}, "xaxis8": {"anchor": "y8", "domain": [0, 1]}, "xaxis9": {"anchor": "y9", "domain": [0, 1]}, "yaxis": {"anchor": "x", "domain": [0.9889, 1]}, "yaxis10": {"anchor": "x10", "domain": [0.7911, 0.8022]}, "yaxis11": {"anchor": "x11", "domain": [0.7691, 0.7802]}, "yaxis12": {"anchor": "x12", "domain": [0.7472, 0.7583]}, "yaxis13": {"anchor": "x13", "domain": [0.7252, 0.7363]}, "yaxis14": {"anchor": "x14", "domain": [0.7032, 0.7143]}, "yaxis15": {"anchor": "x15", "domain": [0.6812, 0.6923]}, "yaxis16": {"anchor": "x16", "domain": [0.6593, 0.6704]}, "yaxis17": {"anchor": "x17", "domain": [0.6373, 0.6484]}, "yaxis18": {"anchor": "x18", "domain": [0.6153, 0.6264]}, "yaxis19": {"anchor": "x19", "domain": [0.5933, 0.6044]}, "yaxis2": {"anchor": "x2", "domain": [0.9669, 0.978]}, "yaxis20": {"anchor": "x20", "domain": [0.5714, 0.5825]}, "yaxis21": {"anchor": "x21", "domain": [0.5494, 0.5605]}, "yaxis22": {"anchor": "x22", "domain": [0.5274, 0.5385]}, "yaxis23": {"anchor": "x23", "domain": [0.5054, 0.5165]}, "yaxis24": {"anchor": "x24", "domain": [0.4835, 0.4946]}, "yaxis25": {"anchor": "x25", "domain": [0.4615, 0.4726]}, "yaxis26": {"anchor": "x26", "domain": [0.4395, 0.4506]}, "yaxis27": {"anchor": "x27", "domain": [0.4175, 0.4286]}, "yaxis28": {"anchor": "x28", "domain": [0.3956, 0.4067]}, "yaxis29": {"anchor": "x29", "domain": [0.3736, 0.3847]}, "yaxis3": {"anchor": "x3", "domain": [0.9449, 0.956]}, "yaxis30": {"anchor": "x30", "domain": [0.3516, 0.3627]}, "yaxis31": {"anchor": "x31", "domain": [0.3296, 0.3407]}, "yaxis32": {"anchor": "x32", "domain": [0.3077, 0.3188]}, "yaxis33": {"anchor": "x33", "domain": [0.2857, 0.2968]}, "yaxis34": {"anchor": "x34", "domain": [0.2637, 0.2748]}, "yaxis35": {"anchor": "x35", "domain": [0.2417, 0.2528]}, "yaxis36": {"anchor": "x36", "domain": [0.2198, 0.2309]}, "yaxis37": {"anchor": "x37", "domain": [0.1978, 0.2089]}, "yaxis38": {"anchor": "x38", "domain": [0.1758, 0.1869]}, "yaxis39": {"anchor": "x39", "domain": [0.1538, 0.1649]}, "yaxis4": {"anchor": "x4", "domain": [0.923, 0.9341]}, "yaxis40": {"anchor": "x40", "domain": [0.1319, 0.143]}, "yaxis41": {"anchor": "x41", "domain": [0.1099, 0.121]}, "yaxis42": {"anchor": "x42", "domain": [0.0879, 0.09901]}, "yaxis43": {"anchor": "x43", "domain": [0.06593, 0.07703]}, "yaxis44": {"anchor": "x44", "domain": [0.04395, 0.05506]}, "yaxis45": {"anchor": "x45", "domain": [0.02198, 0.03308]}, "yaxis46": {"anchor": "x46", "domain": [0, 0.01111]}, "yaxis5": {"anchor": "x5", "domain": [0.901, 0.9121]}, "yaxis6": {"anchor": "x6", "domain": [0.879, 0.8901]}, "yaxis7": {"anchor": "x7", "domain": [0.857, 0.8681]}, "yaxis8": {"anchor": "x8", "domain": [0.8351, 0.8462]}, "yaxis9": {"anchor": "x9", "domain": [0.8131, 0.8242]}}}
